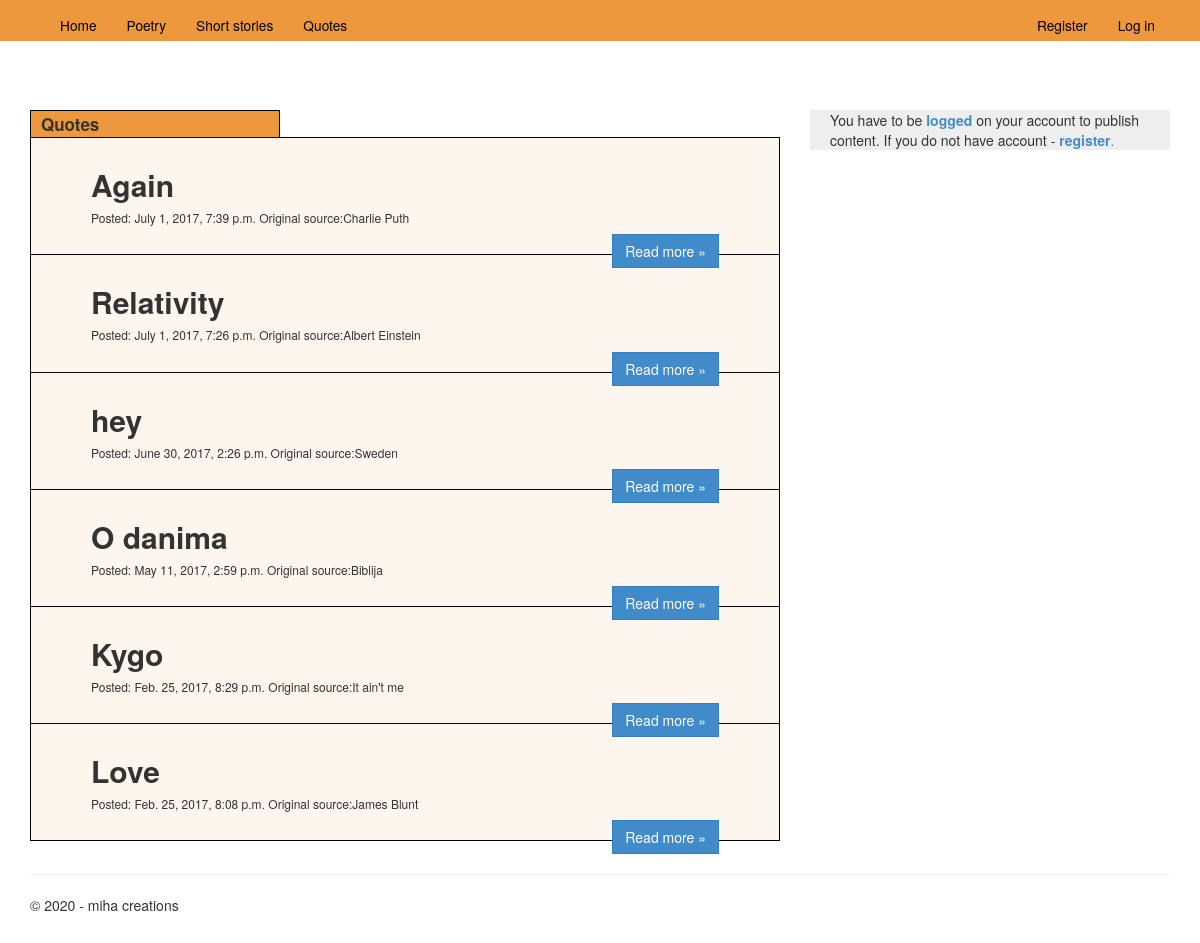
The app's page /quotes, older data.
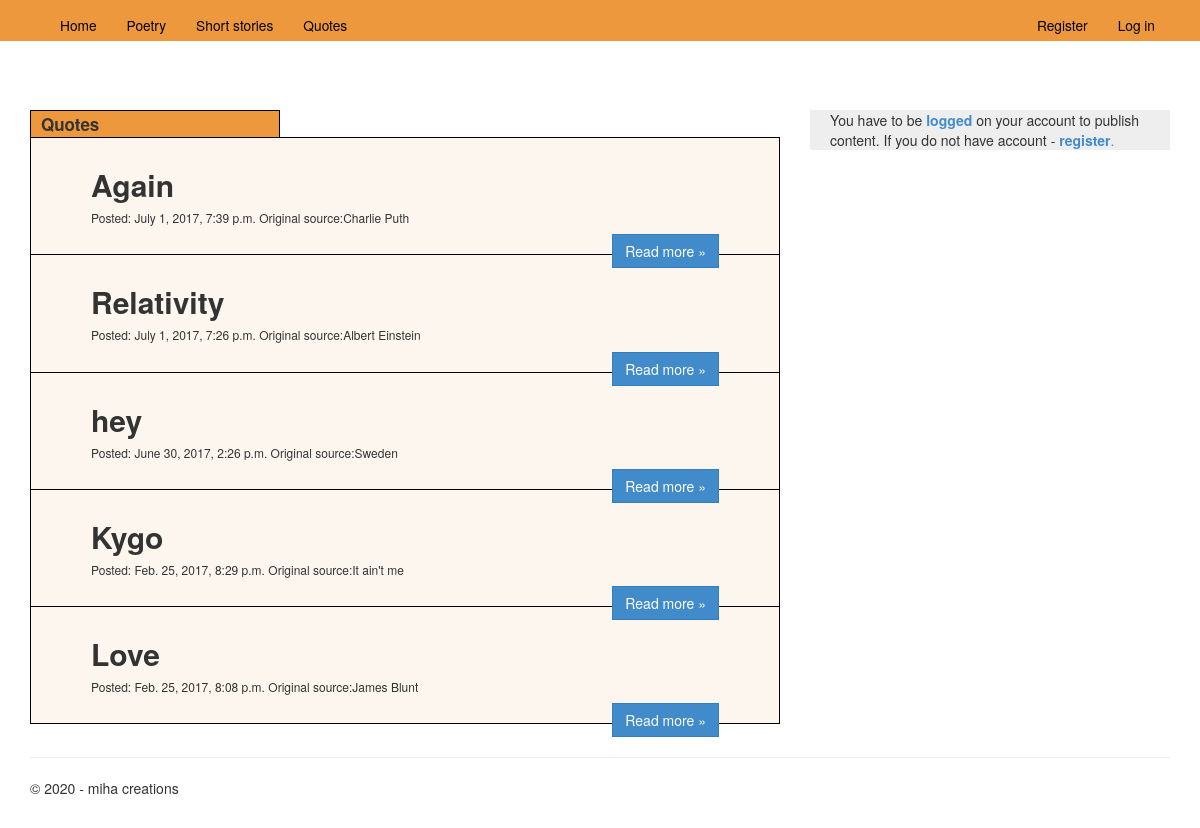
The same page, newer data.
### app/models.py (models this page shows)
class QuotePublish(models.Model):
    author_id = models.ForeignKey(User, on_delete=models.CASCADE) #do I want to remove profile i.e. art when deleting user (?!)
    date = models.DateTimeField()
    views = models.BigIntegerField()
    upvotes = models.BigIntegerField()
    text = models.TextField()
    genre = models.CharField(max_length = 30) #we should remove it but let's keep it for now
    title = models.CharField(max_length = 100)
    originalAuthor = models.CharField(max_length = 100)

### app/views.py (the view)
# urls.py: url(r'^quotes', app.views.quotes, name='quotes'),
def quotes(request):
    assert isinstance(request, HttpRequest)
    allQuotes = QuotePublish.objects.all().defer("id", "title", "date", "author_id", "originalAuthor")[::-1]
    return render(
        request,
        'app/quotes.html', #add
        {
           'title':'Home Page',
           'year':datetime.now().year,
           'quotes':allQuotes
        }
    )

### app/templates/app/quotes.html (shortened to what this page needs)
﻿{% extends "app/layout.html" %}
{% block content %}
<br />
<br />
<div class="row">
    <div class="col-md-8">
              <div class="rect3 box incSize">
                    <b> Quotes </b>
              </div>
             {% for quote in quotes %}
             <div class="jumbotron myJumbotron4">
                <h2> <b> {{quote.title}} </b> </h2>
                <h6> Posted: {{quote.date}} Original source:{{quote.originalAuthor}} </h6>
                <p class="middle">
                <a href="/look/quote/{{quote.id}}" class="btn btn-primary btn-large pull-right"> Read more &raquo;</a>
                 </p>
            </div>
        {% endfor %}
    </div>
    {% include 'app/search.html' %}
</div>
{% endblock %}

Row changes from the older to the newer data that the page shows:
removed QuotePublish: title "O danima", date "May 11, 2017, 2:59 p.m.", originalAuthor "Biblija"
